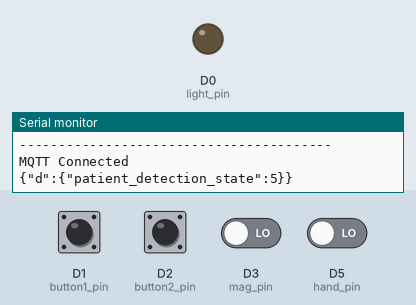
A sketch run on a simulated Arduino MKR. On the bench: output pins drawn as LEDs (lit = HIGH), the last lines printed to the serial monitor. The test bench sets the inputs (shaded band); at power-on: D1 (button1_pin), D2 (button2_pin), D3 (mag_pin), D5 (hand_pin) LOW. WiFi joins after 1.5 s; servers stay silent unless stated; no MQTT or app messages arrive unless stated.

Above: at 12.7 s.
12.8 s: D3 (mag_pin) driven HIGH
At 13.9 s:
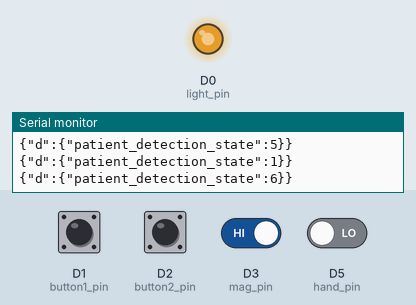
15.0 s: D1 (button1_pin) pulled HIGH for 0.3 s
At 16.7 s:
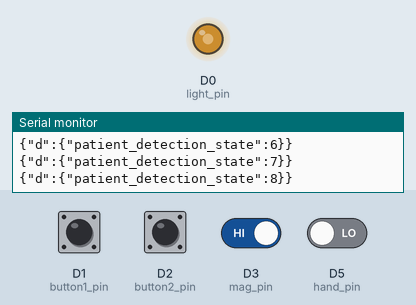
17.0 s: D2 (button2_pin) pulled HIGH for 0.3 s
At 18.3 s:
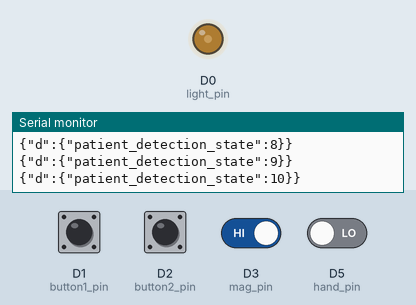
19.0 s: D2 (button2_pin) pulled HIGH for 1 s
At 21.5 s:
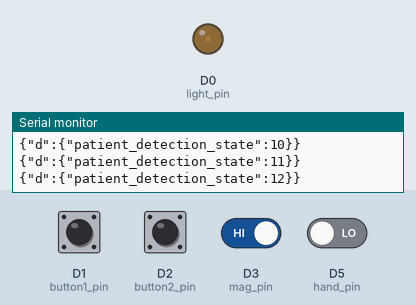
23.0 s: D1 (button1_pin) pulled HIGH for 1 s
At 24.7 s:
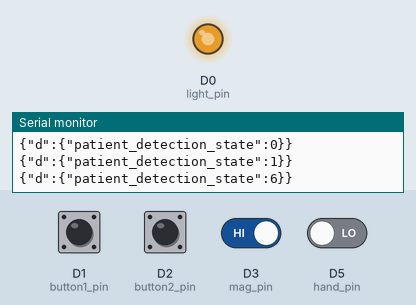
Timing chart, 0 to 26.2 s (numbered marks = the images above; inputs shaded):
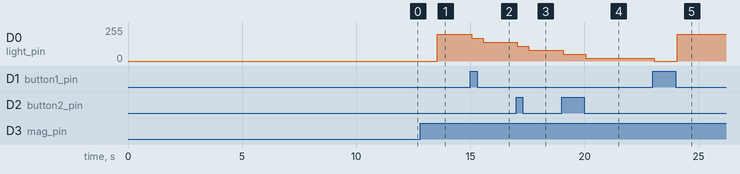

Measured:
- after the input at 12.8 s, D0 (light_pin): 0/255 → 200/255 after 0.76 s
- after the input at 15.0 s, D0 (light_pin): 200/255 → 170/255 after 0.06 s, → 140/255 0.50 s later
- after the input at 17.0 s, D0 (light_pin): 140/255 → 110/255 after 0.06 s, → 80/255 0.50 s later
- after the input at 19.0 s, D0 (light_pin): 80/255 → 50/255 after 0.06 s, → 20/255 1.0 s later
- after the input at 23.0 s, D0 (light_pin): 20/255 → 0/255 after 0.06 s, → 200/255 1.0 s later

The sketch:

task3_lost.ino
```cpp
//libraries
#include <Arduino_MKRENV.h>
//MQTT
#include <WiFiNINA.h>
#include <ArduinoMqttClient.h>
#include <ArduinoJson.h>
#include <PubSubClient.h>
#include "wifi_secrets.h"
// Add WiFi connection information
char ssid[] = SECRET_SSID_3;          //  your network SSID (name)
char pass[] = SECRET_PASS_3;          // your network password
int WiFistatus = WL_IDLE_STATUS;      // the Wifi radio's status

//======================================================================//
#define MQTT_HOST "95kg5h.messaging.internetofthings.ibmcloud.com"
#define MQTT_PORT 1883
#define MQTT_DEVICEID "d:95kg5h:mkr1010:3c6105166844"
#define MQTT_USER "use-token-auth"
#define MQTT_TOKEN "mkr1010_3c6105166844"
#define MQTT_TOPIC "iot-2/evt/status/fmt/json"
#define MQTT_TOPIC_DISPLAY "iot-2/cmd/display/fmt/json"
// MQTT objects
void callback(char* topic, byte* payload, unsigned int length);
WiFiClient wifiClient;
PubSubClient mqtt(MQTT_HOST, MQTT_PORT, callback, wifiClient);

// variables to hold data
StaticJsonDocument<100> jsonDoc;
JsonObject payload = jsonDoc.to<JsonObject>();
JsonObject status = payload.createNestedObject("d");
static char msg[50];

//functions declared
//mqtt init
void mqtt_init();
//mqtt send
void mqtt_send(int,int*);
//mqtt get data from could

//mqtt components
void callback(char*,byte*,unsigned int);
void printData();
//======================================================================//

//define the sensor pins
#define button1_pin 1
#define button2_pin 2
#define light_pin 0
#define mag_pin 3
#define hand_pin 5
//define the wait time
#define wait_time 2//double the target

//door code
bool door_code[4] = {true,true,false,true};

//define state varieties
//control states
int send_data_buffer = 0;
int button1_value;
int button2_value;
int mag_value;
bool door_state;
bool hand_value;
bool inout_value;//true is out false is in
//patient detection control
int patient_detection_state = 0;
int pdc_counter = 0;
bool pdc_flag = false;
//global clock counter
int clock_counter = 0;
int clock_sec = 0;
int clock_min = 0;
int clock_hou = 0;

//functions declaration
//global clock prepare
int clock_p(int);
//global clock sec
int clock_s(int,int);
//global clock min
int clock_m(int,int);
//global clock hour
int clock_h(int,int);
//door detection
bool door_state_detection_mag(bool,bool);
//patient detection control
int patient_detection_control(int,bool,bool,int,bool,int,int*,bool*);
//inout control
bool inout_control(int,bool);

//initialize
void setup() {
  //MQTT INIT
  mqtt_init();
  //INOUT MODE
  pinMode(button1_pin,INPUT);
  pinMode(button2_pin,INPUT);
  pinMode(mag_pin,INPUT);
  pinMode(hand_pin,INPUT);
  //OUTPUT MODE
  pinMode(light_pin,OUTPUT);
  //INITIAL VALUES
  patient_detection_state = 0;
  //test
  Serial.begin(9600);
}

//main loop
void loop(){
  //global delay
  clock_counter = clock_p(clock_counter);
  clock_sec = clock_s(clock_counter,clock_sec);
  clock_min = clock_m(clock_sec,clock_min);
  clock_hou = clock_h(clock_min,clock_hou);
  //test
  //Serial.println("clock");
  //Serial.println(clock_sec);
  //Serial.println(clock_min);
  //get values from sensors
  button1_value     = digitalRead(button1_pin);
  button2_value     = digitalRead(button2_pin);
  mag_value         = digitalRead(mag_pin);
  hand_value        = digitalRead(hand_pin);
  //test
  //Serial.println("indicators");
  //Serial.println(button1_value);
  //Serial.println(button2_value);
  //Serial.println(mag_value);
  //door state detection
  door_state = door_state_detection_mag(door_state,mag_value);
  //inout control
  inout_value = inout_control(mag_value,hand_value);
  //patient detection control
  patient_detection_state = patient_detection_control(patient_detection_state,button1_value,button2_value,mag_value,inout_value,clock_sec,&pdc_counter,&pdc_flag);
  //test
  //Serial.println("state");
  //Serial.println(inout_value);
  //Serial.println(patient_detection_state);
  //Serial.println(pdc_counter);

  //MQTT send data
  mqtt_send(patient_detection_state,&send_data_buffer);
}


//======================================================================//
//=========================function definition==========================//
//======================================================================//

//========================MQTT func definition==========================//
void mqtt_init(){
  //Initialize serial and wait for port to open:
  Serial.begin(9600);
  while (!Serial) {
    ; // wait for serial port to connect. Needed for native USB port only
  }

  // attempt to connect to Wifi network:

  while (WiFistatus != WL_CONNECTED) {
    Serial.print("Attempting to connect to network: ");
    Serial.println(ssid);
    // Connect to WPA/WPA2 network:
    WiFistatus = WiFi.begin(ssid, pass);

    // wait 10 seconds for connection:
    delay(10000);
  }

  // you're connected now, so print out the data:
  Serial.println("You're connected to the network");

  Serial.println("----------------------------------------");
  printData();
  Serial.println("----------------------------------------");

  // Connect to MQTT - IBM Watson IoT Platform
  if (mqtt.connect(MQTT_DEVICEID, MQTT_USER, MQTT_TOKEN)) {
    Serial.println("MQTT Connected");
    mqtt.subscribe(MQTT_TOPIC_DISPLAY);

  } else {
    Serial.println("MQTT Failed to connect!");
  }
}

void mqtt_send(int send_data,int* send_data_buffer){
  mqtt.loop();
  while (!mqtt.connected()) {
    Serial.print("Attempting MQTT connection...");
    // Attempt to connect
    if (mqtt.connect(MQTT_DEVICEID, MQTT_USER, MQTT_TOKEN)) {
      Serial.println("MQTT Connected");
      mqtt.subscribe(MQTT_TOPIC_DISPLAY);
      mqtt.loop();
    } else {
      Serial.println("MQTT Failed to connect!");
      delay(5000);
    }
  }
  // Check if any reads failed and exit early (to try again).
  if (isnan(send_data)) {
    Serial.println("Failed to read data!");
  } else {

    // Send data to Watson IoT Platform
    if (*send_data_buffer == send_data)
    {
      ;//send nothing
    }
    else
    {
      *send_data_buffer = send_data;
      status["patient_detection_state"] = send_data;
      serializeJson(jsonDoc, msg, 50);
      Serial.println(msg);
      if (!mqtt.publish(MQTT_TOPIC, msg)) {
        Serial.println("MQTT Publish failed");
      }
    }
  }

}

void callback(char* topic, byte* payload, unsigned int length) {
  // handle message arrived
  Serial.print("Message arrived [");
  Serial.print(topic);
  Serial.print("] : ");

  payload[length] = 0; // ensure valid content is zero terminated so can treat as c-string
  Serial.println((char *)payload);
}

void printData() {
  Serial.println("Board Information:");
  // print your board's IP address:
  IPAddress ip = WiFi.localIP();
  Serial.print("IP Address: ");
  Serial.println(ip);

  Serial.println();
  Serial.println("Network Information:");
  Serial.print("SSID: ");
  Serial.println(WiFi.SSID());

  // print the received signal strength:
  long rssi = WiFi.RSSI();
  Serial.print("signal strength (RSSI):");
  Serial.println(rssi);

  byte encryption = WiFi.encryptionType();
  Serial.print("Encryption Type:");
  Serial.println(encryption, HEX);
  Serial.println();
}
//========================MQTT func definition==========================//
int clock_p(int counter){
  delay(500);
  if (counter == 1)
  {
    counter = 0;
  }
  else
  {
    counter = counter + 1;
  }
  return counter;
}

int clock_s(int counter, int sec){
  if (counter == 1)
  {
    if (sec == 59)
    {
      sec = 0;
    }
    else
    {
      sec = sec + 1;
    }
  }
  return sec;
}

int clock_m(int counter, int minu){
  if (counter == 0)
  {
    if (minu == 118)
    {
      minu = 0;
    }
    else
    {
      minu = minu + 1;
    }
  }
  return minu;
}

int clock_h(int counter, int hour){
  if (counter == 0)
  {
    if (hour == 46)
    {
      hour = 0;
    }
    else
    {
      hour = hour + 1;
    }
  }
  return hour;
}

bool door_state_detection_mag(bool door, bool mag){
  if (mag == HIGH)
  {
    return true;
  }
  else
  {
    return false;
  }
}

bool inout_control(int mag, bool hand){
  if (mag == false && hand == true)
  {
    return true;
  }
  else
  {
    return false;
  }
}

int patient_detection_control(int state, bool b1, bool b2, int mag,bool inout,int s,int* counter,bool* flag){
  switch(state){
    case 0:
    {
      *counter = 0;
      *flag = false;
      analogWrite(light_pin, 0);
      if (b1 == true || b2 == true)
      {
        //*counter = 0;
        *flag = true;
        return 1;
      }
      else if(inout == true)//true is out
      {
        return 2;
      }
      else if(mag == LOW)
      {
        //*counter = 0;
        return 5;
      }
      return state;
      break;
    }
    //END of CASE 0
    case 5:
    {
      if (mag == HIGH)
      {
        return 1;
        break;
      }
      else
      {
        return state;
        break;
      }
    }
    //END of CASE 5
    case 1://put in code
    {
      analogWrite(light_pin, 255);
      if (s == 0 && *counter < wait_time)
      {
        *counter = *counter + 1;
        return state;
        break;
      }
      else if(s == 0 && *counter == wait_time)
      {
        return 3;
        break;
      }
      else
      {
        if (b1 == false && b2 == false)
        {
          analogWrite(light_pin, 200);
          return 6;
          break;
        }
        else
        {
          return state;
          break;
        }
      }
    }
    //END of CASE 1
    case 6:
    {
      if (s == 0 && *counter < wait_time)
      {
        *counter = *counter + 1;
        return state;
        break;
      }
      else if(s == 0 && *counter == wait_time)
      {
        return 3;
        break;
      }
      else
      {
        if (b1 == true)//b1
        {
          analogWrite(light_pin, 170);
          return 7;
          break;
        }
        else
        {
          return state;
          break;
        }
      }
    }
    //END of CASE 6
    case 7:
    {
      if (s == 0 && *counter < wait_time)
      {
        *counter = *counter + 1;
        return state;
        break;
      }
      else if(s == 0 && *counter == wait_time)
      {
        return 3;
        break;
      }
      else
      {
        if (b1 == false && b2 == false)
        {
          analogWrite(light_pin, 140);
          return 8;
          break;
        }
        else
        {
          return state;
          break;
        }
      }
    }
    //END of CASE 7
    case 8:
    {
      if (s == 0 && *counter < wait_time)
      {
        *counter = *counter + 1;
        return state;
        break;
      }
      else if(s == 0 && *counter == wait_time)
      {
        return 3;
        break;
      }
      else
      {
        if (b2 == true)//b2
        {
          analogWrite(light_pin, 110);
          return 9;
          break;
        }
        else
        {
          return state;
          break;
        }
      }
    }
    //END of CASE 8
    case 9:
    {
      if (s == 0 && *counter < wait_time)
      {
        *counter = *counter + 1;
        return state;
        break;
      }
      else if(s == 0 && *counter == wait_time)
      {
        return 3;
        break;
      }
      else
      {
        if (b1 == false && b2 == false)
        {
          analogWrite(light_pin, 80);
          return 10;
          break;
        }
        else
        {
          return state;
          break;
        }
      }
    }
    //END of CASE 9
    case 10:
    {
      if (s == 0 && *counter < wait_time)
      {
        *counter = *counter + 1;
        return state;
        break;
      }
      else if(s == 0 && *counter == wait_time)
      {
        return 3;
        break;
      }
      else
      {
        if (b2 == true)//b2
        {
          analogWrite(light_pin, 50);
          return 11;
          break;
        }
        else
        {
          return state;
          break;
        }
      }
    }
    //END of CASE 10
    case 11:
    {
      if (s == 0 && *counter < wait_time)
      {
        *counter = *counter + 1;
        return state;
        break;
      }
      else if(s == 0 && *counter == wait_time)
      {
        return 3;
        break;
      }
      else
      {
        if (b1 == false && b2 == false)
        {
          analogWrite(light_pin, 20);
          return 12;
          break;
        }
        else
        {
          return state;
          break;
        }
      }
    }
    //END of CASE 11
    case 12:
    {
      if (s == 0 && *counter < wait_time)
      {
        *counter = *counter + 1;
        return state;
        break;
      }
      else if(s == 0 && *counter == wait_time)
      {
        return 3;
        break;
      }
      else
      {
        if (b1 == true)//b1
        {
          analogWrite(light_pin, 0);
          if (*flag == false)
          {
            return 0;
            break;
          }
          else
          {
            *counter = 0;
            return 13;
            break;
          }
        }
        else
        {
          return state;
          break;
        }
      }
    }
    //END of CASE 12
    case 13:
    {
      analogWrite(light_pin, 255);
      if (s == 0 && *counter < wait_time)
      {
        *counter = *counter + 1;
        return 13;
        break;
      }
      else if(s == 0 && *counter == wait_time)
      {
        return 0;
        break;
      }
      else if (inout == true)
      {
        return 14;
        break;
      }
      else
      {
        return 13;
        break;
      }
    }
    //END of CASE 13
    case 14:
    {
      if (mag == HIGH)
      {
        return 0;
        break;
      }
      else
      {
        return state;
        break;
      }
    }
    //END of CASE 14
    case 2:
    {
      if (mag == HIGH)
      {
        light_spark();
        return 0;
        break;
      }
      return state;
      break;
    }
    //END of CASE 2
    case 3:
    {
      if (mag == HIGH)
      {
        light_spark();
        return 0;
        break;
      }
      return state;
      break;
    }
    //END of CASE 3
  }
}

void light_spark(){
  analogWrite(light_pin, 255);
  delay(200);
  analogWrite(light_pin, 0);
  delay(200);
  analogWrite(light_pin, 255);
  delay(200);
  analogWrite(light_pin, 0);
  delay(200);
  analogWrite(light_pin, 255);
  delay(200);
  analogWrite(light_pin, 0);
}
```

wifi_secrets.h
```cpp
#define SECRET_SSID_0 "iPhone Karl"
#define SECRET_PASS_0 "12345678"

#define SECRET_SSID_1 "CommunityFibre10Gb_AF320"
#define SECRET_PASS_1 "5pk2mvxvm7"

#define SECRET_SSID_2 "ZhuHX"
#define SECRET_PASS_2 "ZhuHaoxiang"

#define SECRET_SSID_3 "iPhoneGFY"
#define SECRET_PASS_3 "s4npxf2kdgzqe"
```
